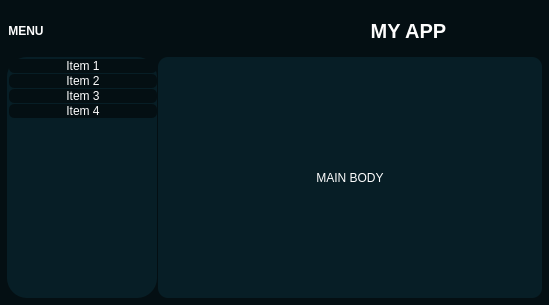
<?xml version="1.0" encoding="UTF-8"?>
<ui version="4.0">
 <class>MainWindow</class>
 <widget class="QMainWindow" name="MainWindow">
  <property name="geometry">
   <rect>
    <x>0</x>
    <y>0</y>
    <width>549</width>
    <height>305</height>
   </rect>
  </property>
  <property name="windowTitle">
   <string>MainWindow</string>
  </property>
  <widget class="QWidget" name="centralwidget">
   <property name="styleSheet">
    <string notr="true">* {
border:none ;
background-color: transparent;
color:#fdfdfd
}
#centralwidget{
background-color: #040f13;
}
#side_menu{
background-color: #071e26;
border-radius: 20px;
}
QPushButton{
paddng: 10px;
background-color: #040f13;
border-radius: 5px;
}
#main_body{
background-color: #071e26;
border-radius: 10px;
}</string>
   </property>
   <layout class="QVBoxLayout" name="verticalLayout">
    <property name="spacing">
     <number>0</number>
    </property>
    <property name="leftMargin">
     <number>6</number>
    </property>
    <property name="topMargin">
     <number>6</number>
    </property>
    <property name="rightMargin">
     <number>6</number>
    </property>
    <property name="bottomMargin">
     <number>6</number>
    </property>
    <item alignment="Qt::AlignmentFlag::AlignTop">
     <widget class="QFrame" name="header">
      <property name="minimumSize">
       <size>
        <width>0</width>
        <height>50</height>
       </size>
      </property>
      <property name="maximumSize">
       <size>
        <width>16777215</width>
        <height>50</height>
       </size>
      </property>
      <property name="frameShape">
       <enum>QFrame::Shape::StyledPanel</enum>
      </property>
      <property name="frameShadow">
       <enum>QFrame::Shadow::Raised</enum>
      </property>
      <layout class="QHBoxLayout" name="horizontalLayout_2" stretch="0,0">
       <property name="spacing">
        <number>1</number>
       </property>
       <property name="leftMargin">
        <number>1</number>
       </property>
       <property name="topMargin">
        <number>1</number>
       </property>
       <property name="rightMargin">
        <number>1</number>
       </property>
       <property name="bottomMargin">
        <number>1</number>
       </property>
       <item alignment="Qt::AlignmentFlag::AlignLeft">
        <widget class="QFrame" name="frame_2">
         <property name="frameShape">
          <enum>QFrame::Shape::StyledPanel</enum>
         </property>
         <property name="frameShadow">
          <enum>QFrame::Shadow::Raised</enum>
         </property>
         <layout class="QHBoxLayout" name="horizontalLayout_4" stretch="0">
          <property name="spacing">
           <number>0</number>
          </property>
          <property name="leftMargin">
           <number>1</number>
          </property>
          <property name="topMargin">
           <number>1</number>
          </property>
          <property name="rightMargin">
           <number>1</number>
          </property>
          <property name="bottomMargin">
           <number>1</number>
          </property>
          <item>
           <widget class="QPushButton" name="menuBtn">
            <property name="minimumSize">
             <size>
              <width>0</width>
              <height>30</height>
             </size>
            </property>
            <property name="maximumSize">
             <size>
              <width>16777215</width>
              <height>30</height>
             </size>
            </property>
            <property name="font">
             <font>
              <bold>true</bold>
             </font>
            </property>
            <property name="text">
             <string>MENU</string>
            </property>
            <property name="icon">
             <iconset resource="../Icons/icons.qrc">
              <normaloff>:/icons/menu.png</normaloff>:/icons/menu.png</iconset>
            </property>
            <property name="iconSize">
             <size>
              <width>24</width>
              <height>24</height>
             </size>
            </property>
           </widget>
          </item>
         </layout>
        </widget>
       </item>
       <item>
        <widget class="QFrame" name="frame_3">
         <property name="frameShape">
          <enum>QFrame::Shape::StyledPanel</enum>
         </property>
         <property name="frameShadow">
          <enum>QFrame::Shadow::Raised</enum>
         </property>
         <layout class="QHBoxLayout" name="horizontalLayout_3" stretch="0">
          <property name="spacing">
           <number>1</number>
          </property>
          <property name="leftMargin">
           <number>1</number>
          </property>
          <property name="topMargin">
           <number>1</number>
          </property>
          <property name="rightMargin">
           <number>1</number>
          </property>
          <property name="bottomMargin">
           <number>1</number>
          </property>
          <item>
           <widget class="QLabel" name="label">
            <property name="font">
             <font>
              <pointsize>15</pointsize>
              <bold>true</bold>
             </font>
            </property>
            <property name="text">
             <string>MY APP</string>
            </property>
            <property name="alignment">
             <set>Qt::AlignmentFlag::AlignCenter</set>
            </property>
           </widget>
          </item>
         </layout>
        </widget>
       </item>
      </layout>
     </widget>
    </item>
    <item>
     <widget class="QFrame" name="frame">
      <property name="sizePolicy">
       <sizepolicy hsizetype="Preferred" vsizetype="Expanding">
        <horstretch>0</horstretch>
        <verstretch>0</verstretch>
       </sizepolicy>
      </property>
      <property name="frameShape">
       <enum>QFrame::Shape::StyledPanel</enum>
      </property>
      <property name="frameShadow">
       <enum>QFrame::Shadow::Raised</enum>
      </property>
      <layout class="QHBoxLayout" name="horizontalLayout" stretch="0,0">
       <property name="spacing">
        <number>1</number>
       </property>
       <property name="leftMargin">
        <number>1</number>
       </property>
       <property name="topMargin">
        <number>1</number>
       </property>
       <property name="rightMargin">
        <number>1</number>
       </property>
       <property name="bottomMargin">
        <number>1</number>
       </property>
       <item>
        <widget class="QCustomSlideMenu" name="side_menu" native="true">
         <property name="minimumSize">
          <size>
           <width>150</width>
           <height>0</height>
          </size>
         </property>
         <property name="maximumSize">
          <size>
           <width>150</width>
           <height>16777215</height>
          </size>
         </property>
         <layout class="QVBoxLayout" name="verticalLayout_2" stretch="0">
          <property name="spacing">
           <number>1</number>
          </property>
          <property name="leftMargin">
           <number>1</number>
          </property>
          <property name="topMargin">
           <number>1</number>
          </property>
          <property name="rightMargin">
           <number>1</number>
          </property>
          <property name="bottomMargin">
           <number>1</number>
          </property>
          <item alignment="Qt::AlignmentFlag::AlignTop">
           <widget class="QFrame" name="frame_4">
            <property name="minimumSize">
             <size>
              <width>150</width>
              <height>0</height>
             </size>
            </property>
            <property name="maximumSize">
             <size>
              <width>150</width>
              <height>16777215</height>
             </size>
            </property>
            <property name="frameShape">
             <enum>QFrame::Shape::StyledPanel</enum>
            </property>
            <property name="frameShadow">
             <enum>QFrame::Shadow::Raised</enum>
            </property>
            <layout class="QVBoxLayout" name="verticalLayout_3" stretch="0,0,0,0">
             <property name="spacing">
              <number>1</number>
             </property>
             <property name="leftMargin">
              <number>1</number>
             </property>
             <property name="topMargin">
              <number>1</number>
             </property>
             <property name="rightMargin">
              <number>1</number>
             </property>
             <property name="bottomMargin">
              <number>1</number>
             </property>
             <item>
              <widget class="QPushButton" name="pushButton_2">
               <property name="text">
                <string>Item 1</string>
               </property>
               <property name="icon">
                <iconset resource="../Icons/icons.qrc">
                 <normaloff>:/icons/aperture.png</normaloff>:/icons/aperture.png</iconset>
               </property>
               <property name="iconSize">
                <size>
                 <width>16</width>
                 <height>16</height>
                </size>
               </property>
              </widget>
             </item>
             <item>
              <widget class="QPushButton" name="pushButton_3">
               <property name="text">
                <string>Item 2</string>
               </property>
               <property name="icon">
                <iconset resource="../Icons/icons.qrc">
                 <normaloff>:/icons/command.png</normaloff>:/icons/command.png</iconset>
               </property>
              </widget>
             </item>
             <item>
              <widget class="QPushButton" name="pushButton_4">
               <property name="text">
                <string>Item 3</string>
               </property>
               <property name="icon">
                <iconset resource="../Icons/icons.qrc">
                 <normaloff>:/icons/codesandbox.png</normaloff>:/icons/codesandbox.png</iconset>
               </property>
              </widget>
             </item>
             <item>
              <widget class="QPushButton" name="pushButton_5">
               <property name="text">
                <string>Item 4</string>
               </property>
               <property name="icon">
                <iconset resource="../Icons/icons.qrc">
                 <normaloff>:/icons/database.png</normaloff>:/icons/database.png</iconset>
               </property>
              </widget>
             </item>
            </layout>
           </widget>
          </item>
         </layout>
        </widget>
       </item>
       <item>
        <widget class="QFrame" name="main_body">
         <property name="sizePolicy">
          <sizepolicy hsizetype="Expanding" vsizetype="Expanding">
           <horstretch>0</horstretch>
           <verstretch>0</verstretch>
          </sizepolicy>
         </property>
         <property name="frameShape">
          <enum>QFrame::Shape::StyledPanel</enum>
         </property>
         <property name="frameShadow">
          <enum>QFrame::Shadow::Raised</enum>
         </property>
         <layout class="QVBoxLayout" name="verticalLayout_4">
          <item>
           <widget class="QLabel" name="label_2">
            <property name="text">
             <string>MAIN BODY</string>
            </property>
            <property name="alignment">
             <set>Qt::AlignmentFlag::AlignCenter</set>
            </property>
           </widget>
          </item>
         </layout>
        </widget>
       </item>
      </layout>
     </widget>
    </item>
   </layout>
  </widget>
 </widget>
 <customwidgets>
  <customwidget>
   <class>QCustomSlideMenu</class>
   <extends>QWidget</extends>
   <header location="global">Custom_Widgets.Widgets.h</header>
   <container>1</container>
  </customwidget>
 </customwidgets>
 <resources>
  <include location="../Icons/icons.qrc"/>
 </resources>
 <connections/>
</ui>
